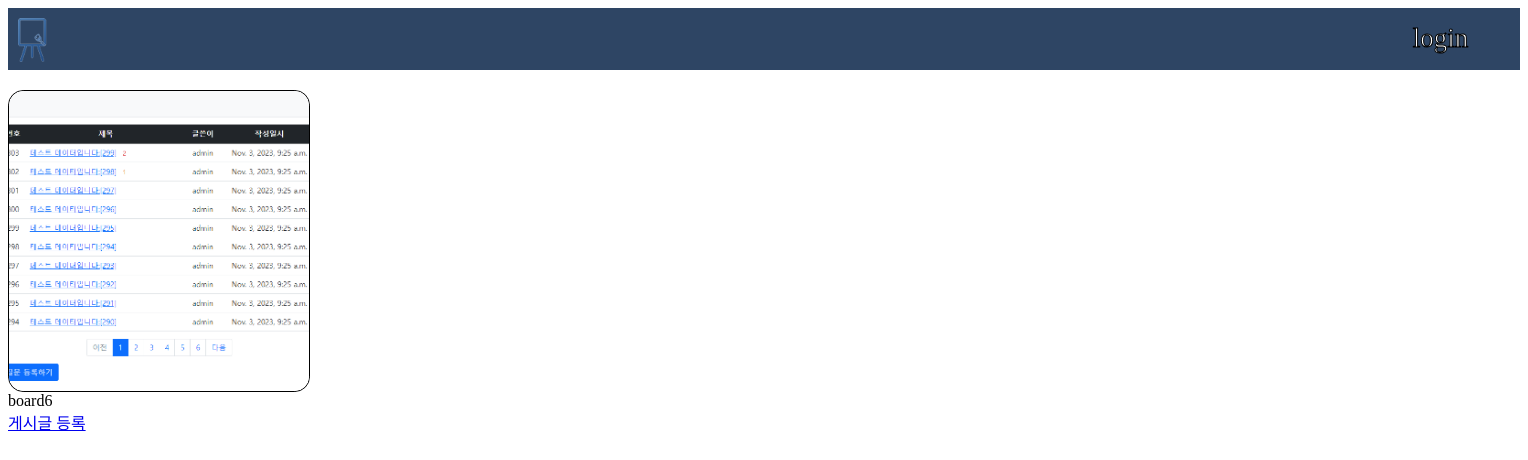
Before: /palette/ with the older database file.
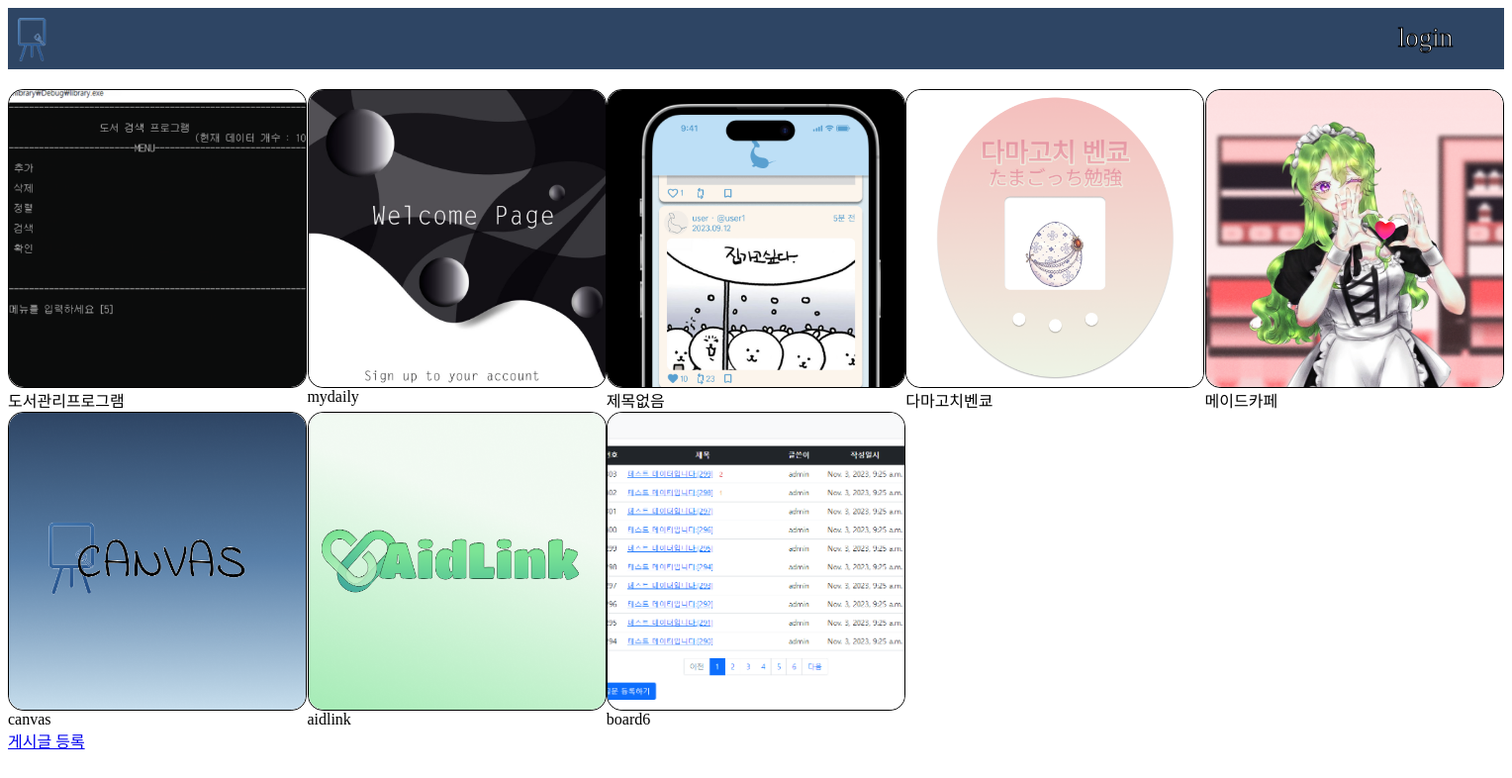
After: the same page with the newer database file.
### palette/models.py (models this page shows, shortened)
class Drawing(models.Model):
    subject = models.CharField(max_length=200)
    author = models.ForeignKey(User, on_delete=models.CASCADE)
    content = models.TextField(default='')
    imgfile = models.ImageField(null=True, upload_to="", blank=True)
    uploadedFile = models.FileField(upload_to="result/")
    create_date = models.DateTimeField()
    modify_date = models.DateTimeField(null=True, blank=True)

### palette/views.py (the view)
# urls.py: path('', views.index, name='index'),  # '/' 에 해당되는 path
def index(request):
    drawing_list = Drawing.objects.order_by('-create_date')
    context = {'drawing_list': drawing_list}
    return render(request, 'palette/drawing_list.html', context)

### templates/palette/drawing_list.html (shortened to what this page needs)
{% extends 'base.html' %}
{% block content %}
<div id="imgcontain">
    {% if drawing_list %}
    {% for drawing in drawing_list %}
    <div>
        <div class="img-wrapper">
            <a href="/palette/{{ drawing.id }}/"><img src="../media/{{ drawing.imgfile }}"></a>
        </div>
        <div>
            {{ drawing.subject }}
        </div>
    </div>
    {% endfor %}
    {% else %}
        <div>질문이 없습니다.</div>
    {% endif %}
</div>
<div>
    <a href="{% url 'palette:drawing_create' %}">게시글 등록</a>
</div>
{% endblock %}

### templates/base.html (shortened to what this page needs)
{% load static %}
<!doctype html>
<html lang="ko">
<head>
</head>
<body>
<nav class="navbar">
    <div class="container-fluid">
        <a class="navbar-brand" href="{% url 'palette:index' %}"><img class='logo' src="/static/image/logo.png"></a>
        {% if user.is_authenticated %}
        <a class="nav-link" href="{% url 'common:logout' %}">{{ user.username }} (logout)</a>
        {% else %}
        <a class="nav-link" href="{% url 'common:login' %}">login</a>
        {% endif %}
    </div>
</nav>
{% block content %}
{% endblock %}
</body>
</html>

### templates/base.html (style rules this page uses)
.container-fluid { background-color: #2E4564; padding-bottom: 11px; }
.logo { width: 30px; }
.navbar-brand { position: relative; margin-left: 10px; top: 10px; }
.nav-link { position: relative; font-family: 'Indie Flower', cursive; text-decoration: none; color: #FFFFFF; left: 90%; text-align: left; font-size: 27px; -webkit-text-stroke: 1px black; top: -5px; }

### templates/palette/drawing_list.html (style rules this page uses)
#imgcontain { margin-top: 20px; display: grid; grid-template-columns: repeat(5,1fr); width: 100%; }
.img-wrapper { position: relative; margin: 0 auto; width: 300px; height: 300px; border: 1px solid black; border-radius: 5%; }
.img-wrapper img { border-radius: 5%; position: absolute; top: 0; left: 0; transform: translate(50, 50); width: 100%; height: 100%; object-fit: cover; margin: auto; }

Changed rows visible on the page:
added Drawing: imgfile (picture), subject "도서관리프로그램"
added Drawing: imgfile (picture), subject "mydaily"
added Drawing: imgfile (picture), subject "제목없음"
added Drawing: imgfile (picture), subject "다마고치벤쿄"
added Drawing: imgfile (picture), subject "메이드카페"
added Drawing: imgfile (picture), subject "canvas"
added Drawing: imgfile (picture), subject "aidlink"
